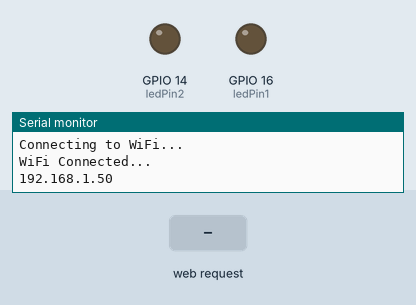
Recording of a sketch running on a simulated ESP32. On the bench: output pins drawn as LEDs (lit = HIGH), the last lines printed to the serial monitor. The inputs (shaded band) are chosen by the test bench. WiFi joins after 1.5 s; servers stay silent unless stated.

Above: at 3.2 s.
3.3 s: HTTP request GET /intensity?value=1 received
At 4.0 s:
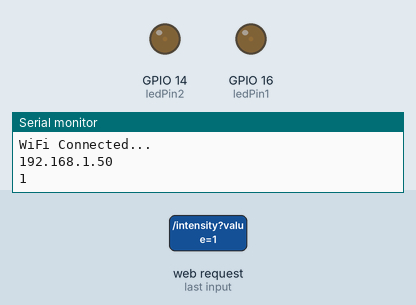
4.8 s: HTTP request GET /intensity?value=120 received
At 5.1 s:
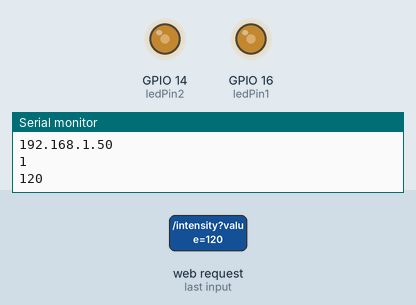
6.3 s: HTTP request GET /on received
At 7.5 s:
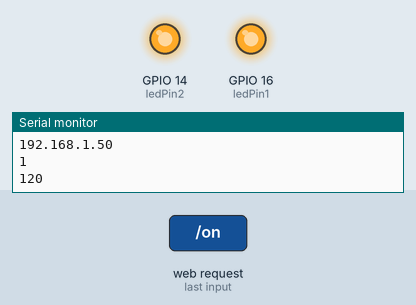
Timing chart, 0 to 9.3 s (numbered marks = the images above; inputs shaded):
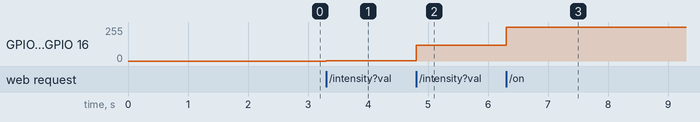

The sketch:

Activity-4-1.ino
```cpp
#include <WiFi.h>
#include <ESPAsyncWebSrv.h>

const char* ssid = "Test";
const char* password = "12345678";

const char* http_username = "admin";
const char* http_password = "password";

AsyncWebServer server(80);

int ledPin1 = 16;
int ledPin2 = 14;

void setup() {
  Serial.begin(115200);
  WiFi.begin(ssid, password);

  while (WiFi.status() != WL_CONNECTED) {
    delay(1000);
    Serial.println("Connecting to WiFi...");
  }
  Serial.println("WiFi Connected...");
  Serial.println(WiFi.localIP());

  pinMode(ledPin1, OUTPUT);
  pinMode(ledPin2, OUTPUT);
  digitalWrite(ledPin1, LOW);
  digitalWrite(ledPin2, LOW);

  server.on("/", HTTP_GET, [](AsyncWebServerRequest *request){
    if (!request->authenticate(http_username, http_password))
      return request->requestAuthentication();
    request->send(200, "text/html", "Control LEDs: <a href='/on'>Turn On</a> <a href='/off'>Turn Off</a>");
  });

  // Route to turn the LED on
  server.on("/on", HTTP_GET, [](AsyncWebServerRequest *request){
    if (!request->authenticate(http_username, http_password))
      return request->requestAuthentication();
    digitalWrite(ledPin1, HIGH);
    digitalWrite(ledPin2, HIGH);
    request->redirect("/");
  });

  // Route to turn the LED off
  server.on("/off", HTTP_GET, [](AsyncWebServerRequest *request){
    if (!request->authenticate(http_username, http_password))
      return request->requestAuthentication();
    digitalWrite(ledPin1, LOW);
    digitalWrite(ledPin2, LOW);
    request->redirect("/");
  });

  // Route to change LED intensity
  server.on("/intensity", HTTP_GET, [](AsyncWebServerRequest *request){
    if (!request->authenticate(http_username, http_password))
      return request->requestAuthentication();
    String value = request->arg("value");
    int intensity = value.toInt();
    Serial.println(intensity);
    analogWrite(ledPin1, intensity);
    analogWrite(ledPin2, intensity);
    request->send(200, "text/plain", "Intensity set to " + value);
  });

  server.begin();
}

void loop() {
  // Your main loop code here
}
```

Measured:
- after the input at 3.3 s, GPIO 14 (ledPin2), GPIO 16 (ledPin1): 0/255 → 1/255 at once
- after the input at 4.8 s, GPIO 14 (ledPin2), GPIO 16 (ledPin1): 1/255 → 120/255 at once
- after the input at 6.3 s, GPIO 14 (ledPin2), GPIO 16 (ledPin1): 120/255 → 255/255 at once
